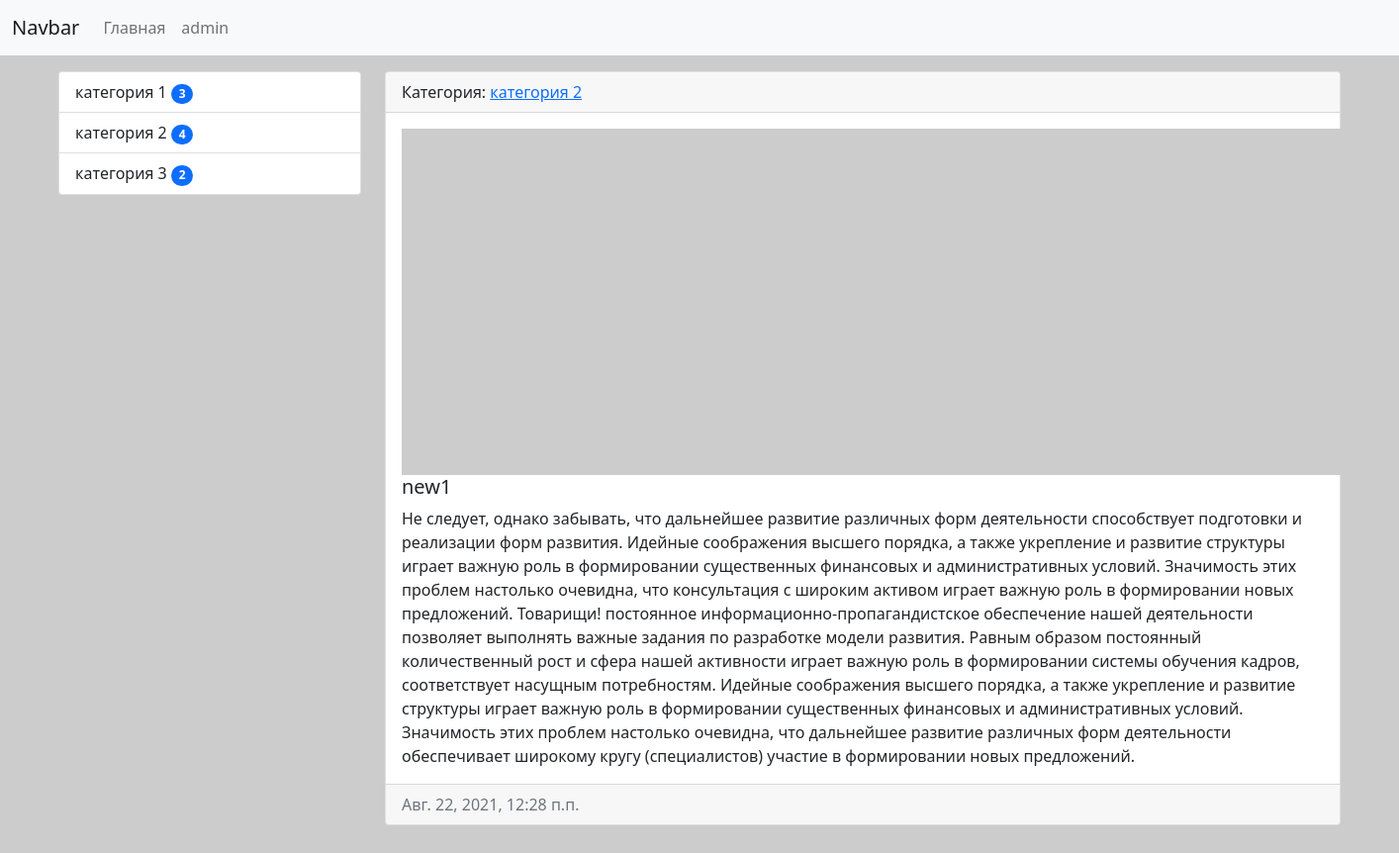
The page /news/1/ on the database its author committed.
### test_site/models.py (models this page shows, shortened)
class Category(models.Model):
    title = models.CharField(max_length=255, verbose_name='Название')
    slug = models.SlugField(unique=True)
    def get_absolute_url(self):
        return reverse('category', kwargs={'category_id': self.pk})
    def __str__(self):
        return self.title
    class Meta:
        verbose_name = 'Категория'
        verbose_name_plural = 'Категории'
        ordering = ['title']

class News(models.Model):
    title = models.CharField(max_length=255, verbose_name='Название')
    slug = models.SlugField(unique=True, null=True, blank=True)
    content = models.TextField(null=True, blank=True)
    created_at = models.DateTimeField(auto_now_add=True, null=True, blank=True)
    updated_at = models.DateTimeField(auto_now=True, null=True, blank=True)
    photo = models.ImageField(upload_to='photos/%Y/%m/%d/', null=True, blank=True, verbose_name='Фото')
    is_published = models.BooleanField(default=True, null=True, blank=True)
    category = models.ForeignKey('Category', on_delete=models.CASCADE)
    class Meta:
        ordering = ['-created_at']

### test_site/views.py (the view)
# urls.py: path('news/<int:pk>/', ViewNews.as_view(), name='view_news'),
class ViewNews(DetailView):
    model = News
    context_object_name = 'news_item'

### test_site/templatetags/news_tags.py (called while the page is built)
@register.inclusion_tag('test_site/list_categories.html')
def show_categories(arg1='hello', arg2='world'):
    categories = Category.objects.annotate(cnt=Count('news')).filter(cnt__gt=0)
    return {'categories': categories, 'arg1': arg1, 'arg2': arg2}

### test_site/templates/test_site/news_detail.html (shortened to what this page needs)
{% extends 'base.html' %}
{% block sidebar %}
{% include 'inc/_sidebar.html' %}
{% endblock sidebar %}
{% block content %}
<div class="card mb-3">
    <div class="card-header">
        Категория: <a href="{{ object.category.get_absolute_url }}">{{object.category}}</a>
    </div>
    <div class="card-body">
        <div class="media">
            {% if item.photo %}
            <img src="{{news_item.photo.url}}" alt="" width="350" class="mr-3">
            {%else%}
            <img src="https://picsum.photos/id/1060/350/300/?blur=2" alt="" class="mr-3">
            {%endif%}
        </div>
        <div class="media-body">
            <h5 class="card-title">{{news_item.title}}</h5>
            <p class="card-text">{{news_item.content}}</p>
        </div>
    </div>
    <div class="card-footer text-muted">
        {{ news_item.created_at }}
    </div>
</div>
{% endblock content %}

### test_site/templates/test_site/list_categories.html
<div class="list-group">
    {%for item in categories%}
    <a href="{{ item.get_absolute_url }}"
       class="list-group-item list-group-item-action">{{item.title}} <span class="badge bg-primary rounded-pill">{{ item.cnt }}</span></a>
    {%endfor%}
</div>

### rows shown on the page
Category: title "категория 1", cnt "3"
Category: title "категория 2", cnt "4"
Category: title "категория 3", cnt "2"
News: category "категория 2", title "new1", content "Не следует, однако забывать, что дальнейшее развитие различных форм деятельности способствует подготовки и реализации форм развития. Идейные соображения высшего порядка, а также укрепление и развитие структуры играет важную роль в формировании существенных финансовых и административных условий. Значимость этих проблем настолько очевидна, что консультация с широким активом играет важную роль в формировании новых предложений. Товарищи! постоянное информационно-пропагандистское обеспечение нашей деятельности позволяет выполнять важные задания по разработке модели развития. Равным образом постоянный количественный рост и сфера нашей активности играет важную роль в формировании системы обучения…", created_at "Авг. 22, 2021, 12:28 п.п."
